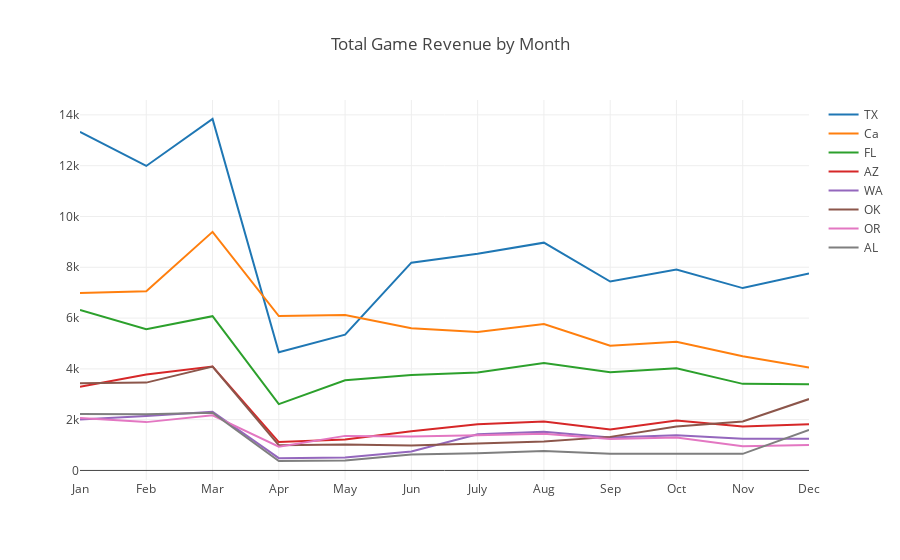

The notebook cell this image was saved under:
### Code cell
layout = go.Layout(title="Total Game Revenue by Month")

fig = go.Figure(data=get_traces_line3(rev_by_month), layout=layout)

offline.iplot(fig, filename='revenue-by-month-basic-line')

### Figure 1 — Plotly figure (JSON) as saved in the notebook; plotly's stock layout.template omitted (floating-point values rounded to 4 significant figures)
{"data": [{"mode": "lines", "name": "TX", "type": "scatter", "uid": "f5c56cbd-8399-4246-986f-b9ed0bd566c5", "x": ["Jan", "Feb", "Mar", "Apr", "May", "Jun", "July", "Aug", "Sep", "Oct", "Nov", "Dec"], "y": [13330.0, 11990.0, 13840.0, 4651.0, 5345.0, 8183.0, 8531, 8969.0, 7440.0, 7911.0, 7181.0, 7758.0]}, {"mode": "lines", "name": "Ca", "type": "scatter", "uid": "c366ad23-1bd4-42ec-9ec7-1ed839dbf225", "x": ["Jan", "Feb", "Mar", "Apr", "May", "Jun", "July", "Aug", "Sep", "Oct", "Nov", "Dec"], "y": [6984.0, 7052.0, 9394.0, 6078.0, 6124.0, 5596.0, 5454.0, 5762, 4913.0, 5063.0, 4495, 4054.0]}, {"mode": "lines", "name": "FL", "type": "scatter", "uid": "65640641-f6fd-4359-8546-833a3351a460", "x": ["Jan", "Feb", "Mar", "Apr", "May", "Jun", "July", "Aug", "Sep", "Oct", "Nov", "Dec"], "y": [6321.0, 5564, 6075.0, 2612.0, 3548.0, 3762, 3861, 4228.0, 3864.0, 4027.0, 3409, 3393.0]}, {"mode": "lines", "name": "AZ", "type": "scatter", "uid": "5f143d0c-0693-4b59-a9d3-1b8e9a65acf5", "x": ["Jan", "Feb", "Mar", "Apr", "May", "Jun", "July", "Aug", "Sep", "Oct", "Nov", "Dec"], "y": [3295.0, 3780.0, 4095.0, 1116.0, 1222.0, 1544.0, 1816.0, 1926.0, 1608.0, 1967.0, 1726.0, 1817.0]}, {"mode": "lines", "name": "WA", "type": "scatter", "uid": "dfd6b7ba-f344-420a-b53a-b85e4d8134a5", "x": ["Jan", "Feb", "Mar", "Apr", "May", "Jun", "July", "Aug", "Sep", "Oct", "Nov", "Dec"], "y": [2007.0, 2140, 2314.0, 485.2, 507.4, 747.5, 1428.0, 1523.0, 1299.0, 1387.0, 1250.0, 1250.0]}, {"mode": "lines", "name": "OK", "type": "scatter", "uid": "5716678b-feda-412c-a7b6-cc2e80e605a8", "x": ["Jan", "Feb", "Mar", "Apr", "May", "Jun", "July", "Aug", "Sep", "Oct", "Nov", "Dec"], "y": [3429.0, 3459.0, 4091.0, 992, 1018.0, 985.6, 1063.0, 1136.0, 1322, 1728, 1928, 2810.0]}, {"mode": "lines", "name": "OR", "type": "scatter", "uid": "64465cb7-91a9-439b-8d9b-70e175597a9a", "x": ["Jan", "Feb", "Mar", "Apr", "May", "Jun", "July", "Aug", "Sep", "Oct", "Nov", "Dec"], "y": [2062.0, 1903, 2170.0, 933.8, 1361.0, 1333.0, 1384.0, 1443.0, 1236.0, 1302.0, 954.2, 997.8]}, {"mode": "lines", "name": "AL", "type": "scatter", "uid": "259aa220-c04c-47c9-94b4-9d75d4c7d30e", "x": ["Jan", "Feb", "Mar", "Apr", "May", "Jun", "July", "Aug", "Sep", "Oct", "Nov", "Dec"], "y": [2227.0, 2214.0, 2271.0, 372.2, 392.7, 629, 681, 768.2, 656.2, 656.2, 653, 1599.0]}], "layout": {"title": "Total Game Revenue by Month"}}
